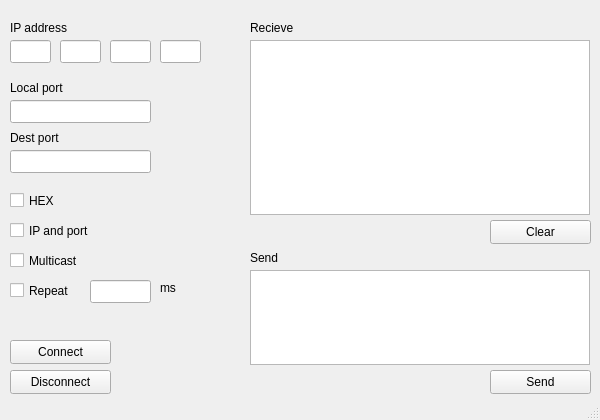
<?xml version="1.0" encoding="UTF-8"?>
<ui version="4.0">
 <class>MainWindow</class>
 <widget class="QMainWindow" name="MainWindow">
  <property name="geometry">
   <rect>
    <x>0</x>
    <y>0</y>
    <width>600</width>
    <height>420</height>
   </rect>
  </property>
  <property name="windowTitle">
   <string>UDPTool</string>
  </property>
  <widget class="QWidget" name="centralWidget">
   <widget class="QLabel" name="addrLabel_1">
    <property name="geometry">
     <rect>
      <x>10</x>
      <y>20</y>
      <width>81</width>
      <height>16</height>
     </rect>
    </property>
    <property name="text">
     <string>IP address</string>
    </property>
   </widget>
   <widget class="QLineEdit" name="addrEdit_1">
    <property name="geometry">
     <rect>
      <x>10</x>
      <y>40</y>
      <width>41</width>
      <height>23</height>
     </rect>
    </property>
    <property name="layoutDirection">
     <enum>Qt::LeftToRight</enum>
    </property>
    <property name="alignment">
     <set>Qt::AlignRight|Qt::AlignTrailing|Qt::AlignVCenter</set>
    </property>
   </widget>
   <widget class="QLineEdit" name="addrEdit_2">
    <property name="geometry">
     <rect>
      <x>60</x>
      <y>40</y>
      <width>41</width>
      <height>23</height>
     </rect>
    </property>
    <property name="layoutDirection">
     <enum>Qt::LeftToRight</enum>
    </property>
    <property name="alignment">
     <set>Qt::AlignRight|Qt::AlignTrailing|Qt::AlignVCenter</set>
    </property>
   </widget>
   <widget class="QLineEdit" name="addrEdit_3">
    <property name="geometry">
     <rect>
      <x>110</x>
      <y>40</y>
      <width>41</width>
      <height>23</height>
     </rect>
    </property>
    <property name="layoutDirection">
     <enum>Qt::LeftToRight</enum>
    </property>
    <property name="alignment">
     <set>Qt::AlignRight|Qt::AlignTrailing|Qt::AlignVCenter</set>
    </property>
   </widget>
   <widget class="QLineEdit" name="addrEdit_4">
    <property name="geometry">
     <rect>
      <x>160</x>
      <y>40</y>
      <width>41</width>
      <height>23</height>
     </rect>
    </property>
    <property name="layoutDirection">
     <enum>Qt::LeftToRight</enum>
    </property>
    <property name="alignment">
     <set>Qt::AlignRight|Qt::AlignTrailing|Qt::AlignVCenter</set>
    </property>
   </widget>
   <widget class="QLabel" name="portLabel_1">
    <property name="geometry">
     <rect>
      <x>10</x>
      <y>80</y>
      <width>81</width>
      <height>16</height>
     </rect>
    </property>
    <property name="text">
     <string>Local port</string>
    </property>
   </widget>
   <widget class="QLineEdit" name="portEdit_1">
    <property name="geometry">
     <rect>
      <x>10</x>
      <y>100</y>
      <width>141</width>
      <height>23</height>
     </rect>
    </property>
   </widget>
   <widget class="QLabel" name="portLabel_2">
    <property name="geometry">
     <rect>
      <x>10</x>
      <y>130</y>
      <width>81</width>
      <height>16</height>
     </rect>
    </property>
    <property name="text">
     <string>Dest port</string>
    </property>
   </widget>
   <widget class="QLineEdit" name="portEdit_2">
    <property name="geometry">
     <rect>
      <x>10</x>
      <y>150</y>
      <width>141</width>
      <height>23</height>
     </rect>
    </property>
   </widget>
   <widget class="QCheckBox" name="hexCheckBox">
    <property name="geometry">
     <rect>
      <x>10</x>
      <y>190</y>
      <width>101</width>
      <height>21</height>
     </rect>
    </property>
    <property name="text">
     <string>HEX</string>
    </property>
   </widget>
   <widget class="QPushButton" name="pushButton_1">
    <property name="geometry">
     <rect>
      <x>10</x>
      <y>340</y>
      <width>101</width>
      <height>24</height>
     </rect>
    </property>
    <property name="text">
     <string>Connect</string>
    </property>
   </widget>
   <widget class="QPushButton" name="pushButton_2">
    <property name="geometry">
     <rect>
      <x>10</x>
      <y>370</y>
      <width>101</width>
      <height>24</height>
     </rect>
    </property>
    <property name="text">
     <string>Disconnect</string>
    </property>
   </widget>
   <widget class="QLabel" name="textLabel_1">
    <property name="geometry">
     <rect>
      <x>250</x>
      <y>20</y>
      <width>72</width>
      <height>15</height>
     </rect>
    </property>
    <property name="text">
     <string>Recieve</string>
    </property>
   </widget>
   <widget class="QTextBrowser" name="textBrowser">
    <property name="geometry">
     <rect>
      <x>250</x>
      <y>40</y>
      <width>340</width>
      <height>175</height>
     </rect>
    </property>
   </widget>
   <widget class="QLabel" name="textLabel_2">
    <property name="geometry">
     <rect>
      <x>250</x>
      <y>250</y>
      <width>72</width>
      <height>15</height>
     </rect>
    </property>
    <property name="text">
     <string>Send</string>
    </property>
   </widget>
   <widget class="QPushButton" name="pushButton_4">
    <property name="geometry">
     <rect>
      <x>490</x>
      <y>370</y>
      <width>101</width>
      <height>24</height>
     </rect>
    </property>
    <property name="text">
     <string>Send</string>
    </property>
   </widget>
   <widget class="QTextEdit" name="textEdit">
    <property name="geometry">
     <rect>
      <x>250</x>
      <y>270</y>
      <width>340</width>
      <height>95</height>
     </rect>
    </property>
   </widget>
   <widget class="QPushButton" name="pushButton_3">
    <property name="geometry">
     <rect>
      <x>490</x>
      <y>220</y>
      <width>101</width>
      <height>24</height>
     </rect>
    </property>
    <property name="text">
     <string>Clear</string>
    </property>
   </widget>
   <widget class="QCheckBox" name="repeatCheckBox">
    <property name="geometry">
     <rect>
      <x>10</x>
      <y>280</y>
      <width>71</width>
      <height>21</height>
     </rect>
    </property>
    <property name="text">
     <string>Repeat</string>
    </property>
   </widget>
   <widget class="QLineEdit" name="repeatEdit">
    <property name="geometry">
     <rect>
      <x>90</x>
      <y>280</y>
      <width>61</width>
      <height>23</height>
     </rect>
    </property>
    <property name="layoutDirection">
     <enum>Qt::LeftToRight</enum>
    </property>
    <property name="alignment">
     <set>Qt::AlignRight|Qt::AlignTrailing|Qt::AlignVCenter</set>
    </property>
   </widget>
   <widget class="QLabel" name="textLabel_3">
    <property name="geometry">
     <rect>
      <x>160</x>
      <y>280</y>
      <width>21</width>
      <height>16</height>
     </rect>
    </property>
    <property name="text">
     <string>ms</string>
    </property>
   </widget>
   <widget class="QCheckBox" name="mulCheckBox">
    <property name="geometry">
     <rect>
      <x>10</x>
      <y>250</y>
      <width>101</width>
      <height>21</height>
     </rect>
    </property>
    <property name="text">
     <string>Multicast</string>
    </property>
   </widget>
   <widget class="QCheckBox" name="IPcheckBox">
    <property name="geometry">
     <rect>
      <x>10</x>
      <y>220</y>
      <width>121</width>
      <height>21</height>
     </rect>
    </property>
    <property name="text">
     <string>IP and port</string>
    </property>
   </widget>
  </widget>
  <widget class="QStatusBar" name="statusBar"/>
 </widget>
 <layoutdefault spacing="6" margin="11"/>
 <resources/>
 <connections/>
</ui>
